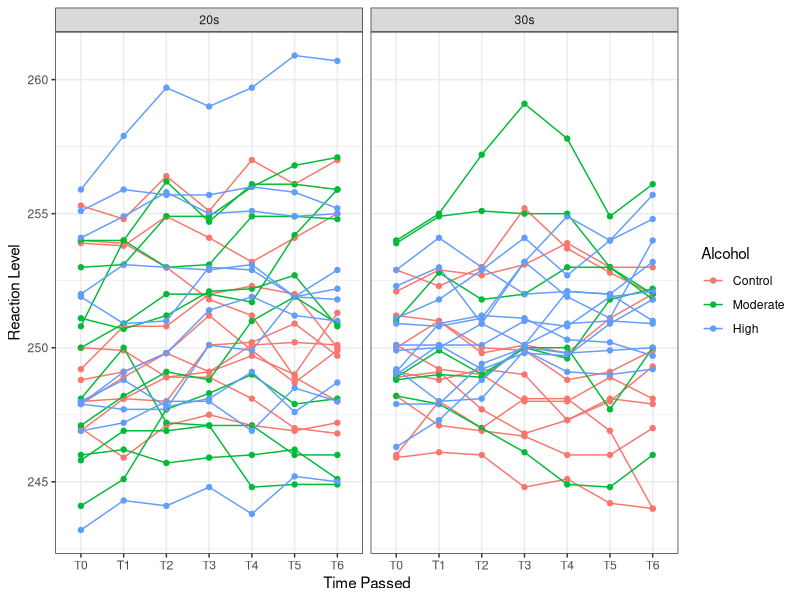

Write the R code that produced this figure. (Note: this script raises an error after producing the figure.)
## ---- chunk 1
knitr::opts_chunk$set(echo = TRUE)
library(tidyverse)
library(knitr)
library(emmeans)
## ---- chunk 2
alcohol <-read.csv("alcoholReaction.csv")
head(alcohol)

alcohol <- alcohol %>%
  mutate(Age=case_when(Age<31 ~ "20s", 
                       Age %in% 31:40 ~ "30s"))
head(alcohol)

alcohol.tall <- alcohol %>%
  gather (key=Time, value=Reaction, c(T0, T1, T2, T3, T4, T5, T6))
head(alcohol.tall)

alcohol.tall <- alcohol.tall %>%
  mutate(Subject=as.factor(Subject), 
         Alcohol=factor(Alcohol, levels=c("Control", "Moderate", "High")))
## ---- chunk 3
ggplot(alcohol.tall, aes(x=Time,y=Reaction, color=Alcohol, group=Subject))  + 
  stat_summary(fun.y=mean, geom="point") +
  stat_summary(fun.y=mean, geom="line") + 
  labs(y="Reaction Level", x="Time Passed") + 
  theme_bw()+
  facet_wrap(~Age)

## ---- chunk 4
alcohol.anova <- aov(Reaction ~ Time*Alcohol*Age + Error(Subject/Time), data=alcohol.tall)
summary(alcohol.anova)
## ---- chunk 5
alcohol.mc <- emmeans(alcohol.anova, "Alcohol","Time")
contrast(alcohol.mc, "trt.vs.ctrl", ref=1)
confint(contrast(alcohol.mc, "trt.vs.ctrl", ref=1))
plot(contrast(alcohol.mc, "trt.vs.ctrl", ref=1))
